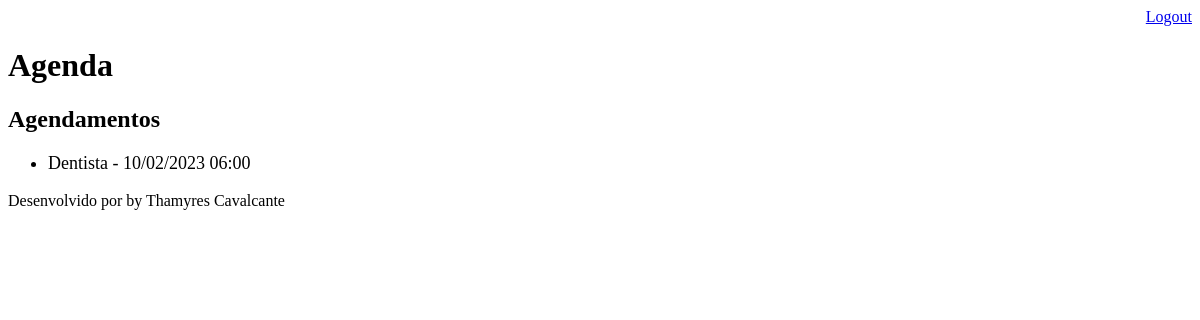
Page /agenda/ (signed in) on the earlier database version.
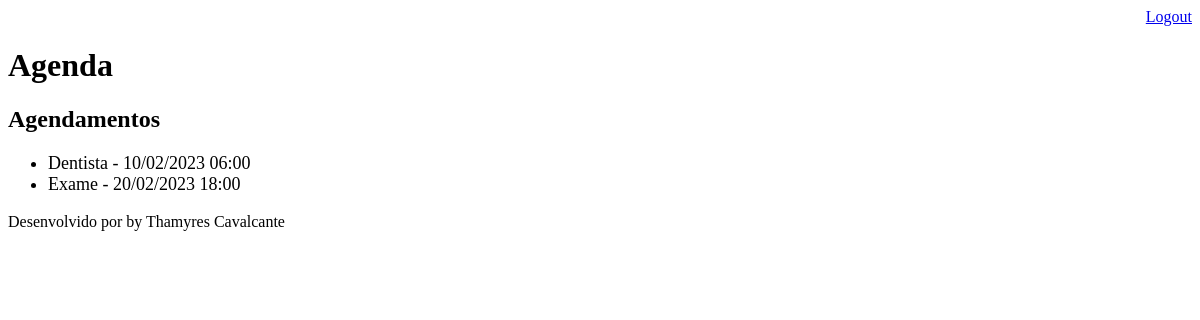
Same page on the later database version.
### core/models.py (models this page shows, shortened)
class Evento(models.Model):
    titulo = models.CharField(max_length=100)   #limite de caracter
    descricao = models.TextField(blank=True, null=True)  #pode ser em branco ou null
    data_evento = models.DateTimeField(verbose_name='Data do Evento')   #para renomear como vai aparecer
    data_criacao = models.DateTimeField(auto_now=True)  #data atual do registro
    usuario = models.ForeignKey(User, on_delete=models.CASCADE)  #usar os usuarios do django / caso seja deletado, tds eventos tbm serão
    class Meta:
        db_table = 'evento'
    def get_data_evento(self):
        return self.data_evento.strftime('%d/%m/%Y %H:%M')

### core/views.py (the view)
# urls.py: path('agenda/', views.lista_eventos),
@login_required(login_url='/login/')   #quando nao estiver autenticado vai levar para esse endereço
def lista_eventos(request):
    usuario = request.user
    evento = Evento.objects.filter(usuario=usuario) # define filtro para o usuario logado
    dados = {'eventos':evento}
    return render(request, 'agenda.html', dados)

### templates/agenda.html
{% extends "model-page.html" %}
{% block content %}
    <h2>Agendamentos</h2>
    <ul style="font-size: 18px">
        {% for evento in eventos %}
            <li>{{ evento.titulo }} - {{ evento.get_data_evento }}</li>
        {% endfor %}
    </ul>
{% endblock %}

### templates/model-page.html
<!DOCTYPE html>
<html lang="en">
<head>
    {% include "model-header.html" %}
</head>
<body>
    {% block content %} {% endblock %}
    {% include "model-footer.html" %}
</body>
</html>

### templates/model-header.html (shortened to what this page needs)
    <div align="right">
        <a href="/logout">Logout</a>
    </div>
    <h1>Agenda</h1>

### templates/model-footer.html
<pd>Desenvolvido por by Thamyres Cavalcante</pd>

Differences in the rows shown:
added Evento: titulo "Exame", get_data_evento "20/02/2023 18:00"
